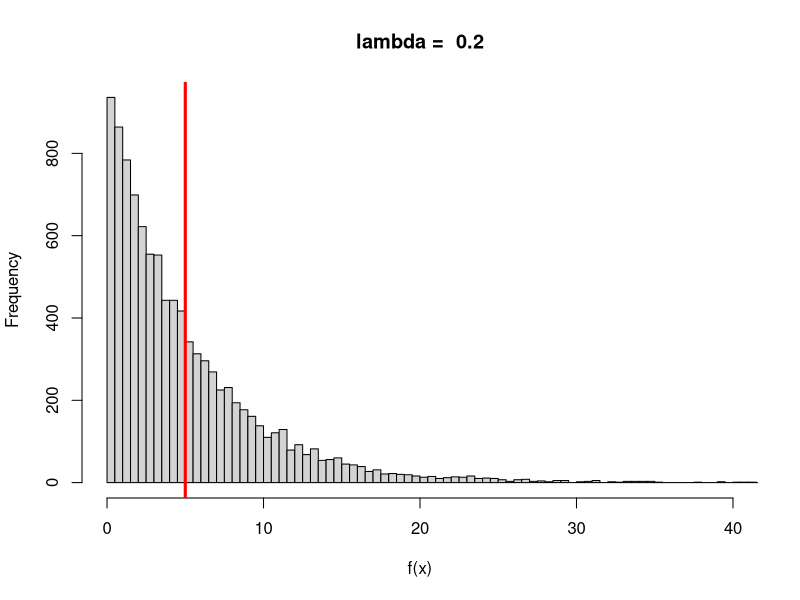
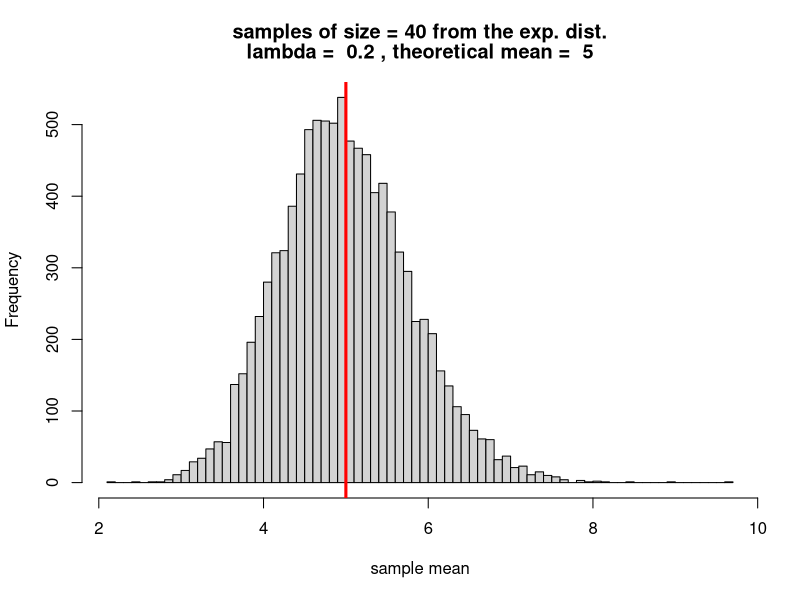
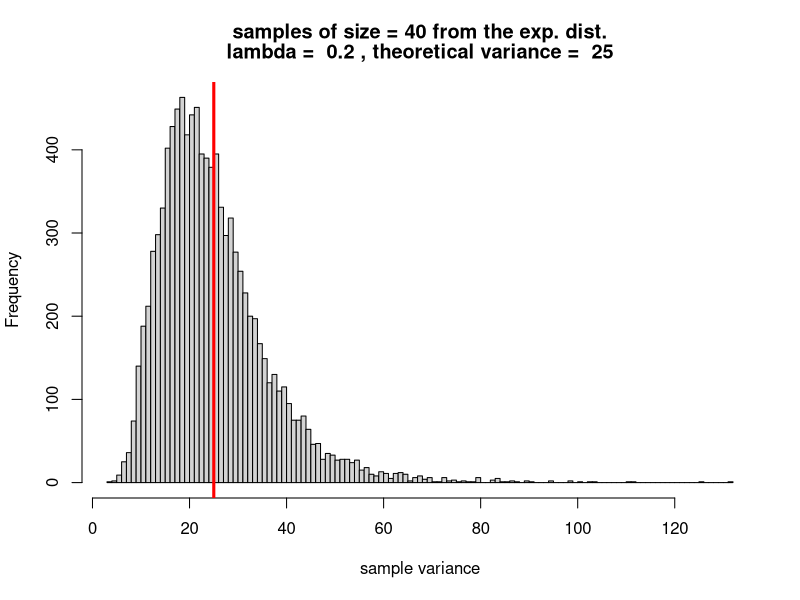
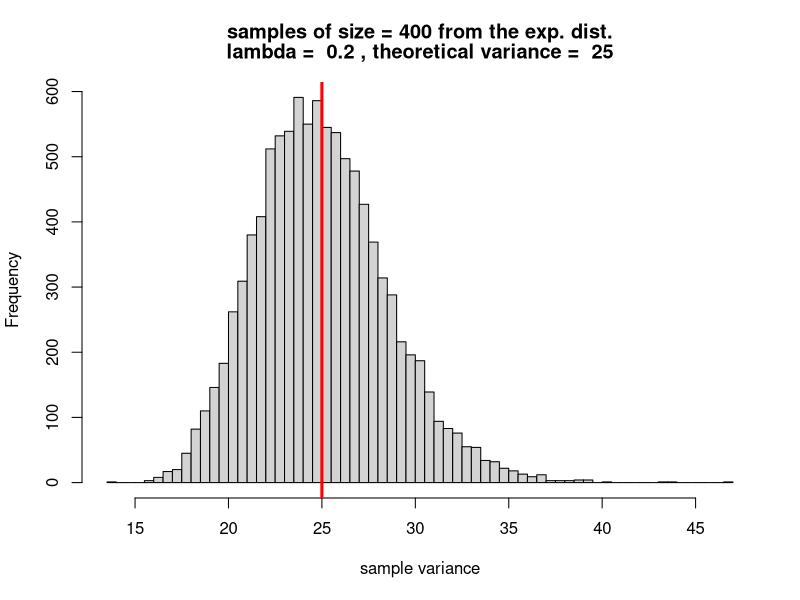
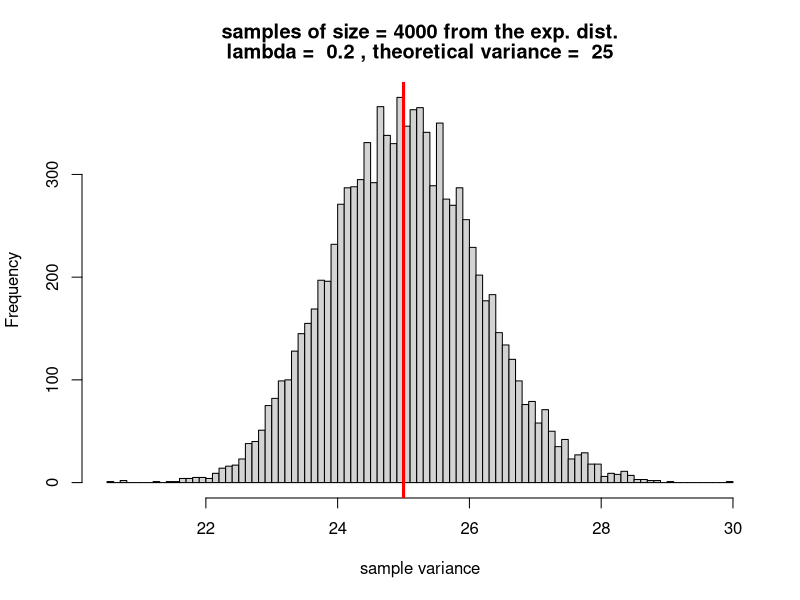

The R source for these figures, in order:
## ---- chunk 1
set.seed(100)
lambda <- 0.2
ntot <- 10000
exp.mean <- 1/lambda
exp.sd <- 1/lambda
population <- rexp(ntot, lambda)
pop.mean <- mean(population)
pop.sd <- sd(population)
## ---- chunk 2
maintext1 <- paste("lambda = ", format(lambda, digits=2))
hist(population, breaks=100, main=maintext1, xlab="f(x)", xlim=c(0, 40))
abline(v=exp.mean, col="red", lwd=3)
## ---- chunk 3
set.seed(100)
mns <- NULL
sample.size <- 40
for(i in 1:ntot) mns <- c(mns, mean(rexp(sample.size, lambda)))
## ---- chunk 4
maintxt <- c(paste("samples of size =", sample.size, "from the exp. dist."), paste("lambda = ", format(lambda, digits=2), ", theoretical mean = ", format(1/lambda, digits=2)))
xlabel <- "sample mean"
hist(mns, breaks=100, main=maintxt, xlab=xlabel)
abline(v=1/lambda, col="red", lwd=3)
## ---- chunk 5
set.seed(100)
vars <- NULL
for(i in 1:ntot) vars <- c(vars, var(rexp(sample.size, lambda)))
## ---- chunk 6
maintxt <- c(paste("samples of size =", sample.size, "from the exp. dist."), paste("lambda = ", format(lambda, digits=2), ", theoretical variance = ", format((1/lambda)^2, digits=2)))
xlabel <- "sample variance"
hist(vars, breaks=100, main=maintxt, xlab=xlabel)
abline(v=(1/lambda)^2, col="red", lwd=3)
## ---- chunk 7
set.seed(100)
lambda <- 0.2
ntot <- 10000
exp.mean <- 1/lambda
exp.sd <- 1/lambda
population <- rexp(ntot, lambda)
pop.mean <- mean(population)
pop.sd <- sd(population)
## ---- chunk 8
set.seed(100)
mns <- NULL
sample.size <- 40
for(i in 1:ntot) mns <- c(mns, mean(rexp(sample.size, lambda)))
## ---- chunk 9
set.seed(100)
vars <- NULL
for(i in 1:ntot) vars <- c(vars, var(rexp(sample.size, lambda)))
## ---- chunk 10
sample.size2 <- 400
vars2 <- NULL
for(i in 1:ntot) vars2 <- c(vars2, var(rexp(sample.size2, lambda)))
sample.size3 <- 4000
vars3 <- NULL
for(i in 1:ntot) vars3 <- c(vars3, var(rexp(sample.size3, lambda)))
## ---- chunk 11
maintxt <- c(paste("samples of size =", sample.size2, "from the exp. dist."), paste("lambda = ", format(lambda, digits=2), ", theoretical variance = ", format((1/lambda)^2, digits=2)))
xlabel <- "sample variance"
hist(vars2, breaks=100, main=maintxt, xlab=xlabel)
abline(v=(1/lambda)^2, col="red", lwd=3)
## ---- chunk 12
maintxt <- c(paste("samples of size =", sample.size3, "from the exp. dist."), paste("lambda = ", format(lambda, digits=2), ", theoretical variance = ", format((1/lambda)^2, digits=2)))
xlabel <- "sample variance"
hist(vars3, breaks=100, main=maintxt, xlab=xlabel)
abline(v=(1/lambda)^2, col="red", lwd=3)
